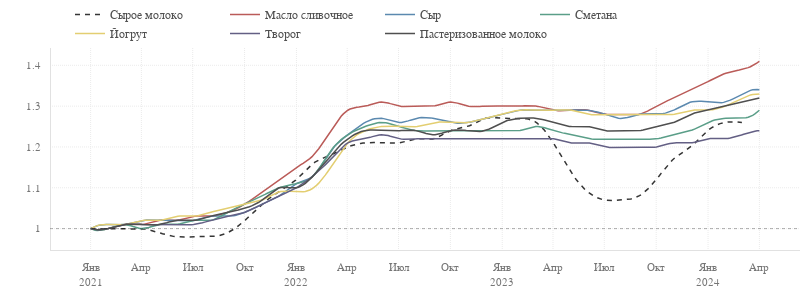

Notebook code cell kept with this figure:
### Code cell
fig = go.Figure(layout=dict(width=800, height=300))

# молоко сырое
fig.add_trace(
    go.Scatter(
        x=smoothed(normalized_by_first(milk_raw).round(2), datetime_index=True).index,
        y=smoothed(normalized_by_first(milk_raw).round(2),  datetime_index=True).values.ravel(),
        mode='lines', line_color=palette[-5], line_dash='5px', hoverinfo='skip',
        name='Сырое молоко'
    )
)
fig.add_trace(
    go.Scatter(
        x=normalized_by_first(milk_raw).round(2).index,
        y=normalized_by_first(milk_raw).round(2).values.ravel(),
        marker=dict(opacity=0, size=5),
        mode='markers', line_color=palette[-5], showlegend=False,
        name='Сырое молоко'
    )
)
# масло
fig.add_trace(
    go.Scatter(
        x=smoothed(normalized_by_first(butter).round(2), datetime_index=True).index,
        y=smoothed(normalized_by_first(butter).round(2),  datetime_index=True).values.ravel(),
        mode='lines', line_color=palette[1], hoverinfo='skip',
        name='Масло сливочное'
    )
)
fig.add_trace(
    go.Scatter(
        x=normalized_by_first(butter).round(2).index,
        y=normalized_by_first(butter).round(2).values.ravel(),
        marker=dict(opacity=0, size=5),
        mode='markers', line_color=palette[1], showlegend=False,
        name='Масло сливочное'
    )
)
# сыр
fig.add_trace(
    go.Scatter(
        x=smoothed(normalized_by_first(cheese).round(2), datetime_index=True).index,
        y=smoothed(normalized_by_first(cheese).round(2),  datetime_index=True).values.ravel(),
        mode='lines', line_color=palette[2], hoverinfo='skip',
        name='Сыр'
    )
)
fig.add_trace(
    go.Scatter(
        x=normalized_by_first(cheese).round(2).index,
        y=normalized_by_first(cheese).round(2).values.ravel(),
        marker=dict(opacity=0, size=5),
        mode='markers', line_color=palette[2], showlegend=False,
        name='Сыр'
    )
)
# Сметана
fig.add_trace(
    go.Scatter(
        x=smoothed(normalized_by_first(sour_cream).round(2), datetime_index=True).index,
        y=smoothed(normalized_by_first(sour_cream).round(2),  datetime_index=True).values.ravel(),
        mode='lines', line_color=palette[3], hoverinfo='skip',
        name='Сметана'
    )
)
fig.add_trace(
    go.Scatter(
        x=normalized_by_first(sour_cream).round(2).index,
        y=normalized_by_first(sour_cream).round(2).values.ravel(),
        marker=dict(opacity=0, size=5),
        mode='markers', line_color=palette[3], showlegend=False,
        name='Сметана'
    )
)
# Йогрут
fig.add_trace(
    go.Scatter(
        x=smoothed(normalized_by_first(jogurt).round(2), datetime_index=True).index,
        y=smoothed(normalized_by_first(jogurt).round(2),  datetime_index=True).values.ravel(),
        mode='lines', line_color=palette[4], hoverinfo='skip',
        name='Йогрут'
    )
)
fig.add_trace(
    go.Scatter(
        x=normalized_by_first(jogurt).round(2).index,
        y=normalized_by_first(jogurt).round(2).values.ravel(),
        marker=dict(opacity=0, size=5),
        mode='markers', line_color=palette[4], showlegend=False,
        name='Йогрут'
    )
)
# Творог
fig.add_trace(
    go.Scatter(
        x=smoothed(normalized_by_first(cottage_cheese).round(2), datetime_index=True).index,
        y=smoothed(normalized_by_first(cottage_cheese).round(2),  datetime_index=True).values.ravel(),
        mode='lines', line_color=palette[7], hoverinfo='skip',
        name='Творог'
    )
)
fig.add_trace(
    go.Scatter(
        x=normalized_by_first(cottage_cheese).round(2).index,
        y=normalized_by_first(cottage_cheese).round(2).values.ravel(),
        marker=dict(opacity=0, size=5),
        mode='markers', line_color=palette[7], showlegend=False,
        name='Творог'
    )
)
# Пастеризованное молоко
fig.add_trace(
    go.Scatter(
        x=smoothed(normalized_by_first(milk).round(2), datetime_index=True).index,
        y=smoothed(normalized_by_first(milk).round(2),  datetime_index=True).values.ravel(),
        mode='lines', line_color=palette[0], hoverinfo='skip',
        name='Пастеризованное молоко'
    )
)
fig.add_trace(
    go.Scatter(
        x=normalized_by_first(milk).round(2).index,
        y=normalized_by_first(milk).round(2).values.ravel(),
        marker=dict(opacity=0, size=5),
        mode='markers', line_color=palette[0], showlegend=False,
        name='Пастеризованное молоко'
    )
)
fig.update_xaxes(
    dtick='M3',
    tickformat="%b<br>%Y",
    labelalias=xtickaliases
)
fig.update_yaxes(
    dtick=0.1
)
fig.update_layout(
    legend=dict(entrywidth=90, entrywidthmode='pixels')
)

pl_hline(1)

fig.show(config=config)
pl_savefig(figure=fig, name='price-milk-products', path=path_save_img, config=config, fmt='html')

### Figure 1 — Plotly figure (JSON) as saved in the notebook; plotly's stock layout.template omitted (floating-point values rounded to 4 significant figures; data arrays with more than 128 entries replaced by an {"elided": "..."} marker saying what was removed)
{"data": [{"hoverinfo": "skip", "line": {"color": "#353535", "dash": "5px"}, "mode": "lines", "name": "Сырое молоко", "type": "scatter", "x": {"elided": "300 str values"}, "y": {"elided": "300 float values"}}, {"line": {"color": "#353535"}, "marker": {"opacity": 0, "size": 5}, "mode": "markers", "name": "Сырое молоко", "showlegend": false, "type": "scatter", "x": ["2021-01-01T00:00:00", "2021-02-01T00:00:00", "2021-03-01T00:00:00", "2021-04-01T00:00:00", "2021-05-01T00:00:00", "2021-06-01T00:00:00", "2021-07-01T00:00:00", "2021-08-01T00:00:00", "2021-09-01T00:00:00", "2021-10-01T00:00:00", "2021-11-01T00:00:00", "2021-12-01T00:00:00", "2022-01-01T00:00:00", "2022-02-01T00:00:00", "2022-03-01T00:00:00", "2022-04-01T00:00:00", "2022-05-01T00:00:00", "2022-06-01T00:00:00", "2022-07-01T00:00:00", "2022-08-01T00:00:00", "2022-09-01T00:00:00", "2022-10-01T00:00:00", "2022-11-01T00:00:00", "2022-12-01T00:00:00", "2023-01-01T00:00:00", "2023-02-01T00:00:00", "2023-03-01T00:00:00", "2023-04-01T00:00:00", "2023-05-01T00:00:00", "2023-06-01T00:00:00", "2023-07-01T00:00:00", "2023-08-01T00:00:00", "2023-09-01T00:00:00", "2023-10-01T00:00:00", "2023-11-01T00:00:00", "2023-12-01T00:00:00", "2024-01-01T00:00:00", "2024-02-01T00:00:00", "2024-03-01T00:00:00"], "y": [1, 1, 1, 1, 0.99, 0.98, 0.98, 0.98, 0.99, 1.02, 1.06, 1.09, 1.12, 1.16, 1.18, 1.2, 1.21, 1.21, 1.21, 1.22, 1.22, 1.24, 1.25, 1.27, 1.27, 1.27, 1.26, 1.21, 1.14, 1.09, 1.07, 1.07, 1.08, 1.12, 1.17, 1.2, 1.24, 1.26, 1.26]}, {"hoverinfo": "skip", "line": {"color": "#BA5B58"}, "mode": "lines", "name": "Масло сливочное", "type": "scatter", "x": {"elided": "300 str values"}, "y": {"elided": "300 float values"}}, {"line": {"color": "#BA5B58"}, "marker": {"opacity": 0, "size": 5}, "mode": "markers", "name": "Масло сливочное", "showlegend": false, "type": "scatter", "x": ["2021-01-01T00:00:00", "2021-02-01T00:00:00", "2021-03-01T00:00:00", "2021-04-01T00:00:00", "2021-05-01T00:00:00", "2021-06-01T00:00:00", "2021-07-01T00:00:00", "2021-08-01T00:00:00", "2021-09-01T00:00:00", "2021-10-01T00:00:00", "2021-11-01T00:00:00", "2021-12-01T00:00:00", "2022-01-01T00:00:00", "2022-02-01T00:00:00", "2022-03-01T00:00:00", "2022-04-01T00:00:00", "2022-05-01T00:00:00", "2022-06-01T00:00:00", "2022-07-01T00:00:00", "2022-08-01T00:00:00", "2022-09-01T00:00:00", "2022-10-01T00:00:00", "2022-11-01T00:00:00", "2022-12-01T00:00:00", "2023-01-01T00:00:00", "2023-02-01T00:00:00", "2023-03-01T00:00:00", "2023-04-01T00:00:00", "2023-05-01T00:00:00", "2023-06-01T00:00:00", "2023-07-01T00:00:00", "2023-08-01T00:00:00", "2023-09-01T00:00:00", "2023-10-01T00:00:00", "2023-11-01T00:00:00", "2023-12-01T00:00:00", "2024-01-01T00:00:00", "2024-02-01T00:00:00", "2024-03-01T00:00:00", "2024-04-01T00:00:00"], "y": [1, 1, 1.01, 1.01, 1.02, 1.02, 1.03, 1.03, 1.04, 1.06, 1.09, 1.12, 1.15, 1.18, 1.24, 1.29, 1.3, 1.31, 1.3, 1.3, 1.3, 1.31, 1.3, 1.3, 1.3, 1.3, 1.3, 1.29, 1.29, 1.29, 1.28, 1.28, 1.28, 1.3, 1.32, 1.34, 1.36, 1.38, 1.39, 1.41]}, {"hoverinfo": "skip", "line": {"color": "#5B89AF"}, "mode": "lines", "name": "Сыр", "type": "scatter", "x": {"elided": "300 str values"}, "y": {"elided": "300 float values"}}, {"line": {"color": "#5B89AF"}, "marker": {"opacity": 0, "size": 5}, "mode": "markers", "name": "Сыр", "showlegend": false, "type": "scatter", "x": ["2021-01-01T00:00:00", "2021-02-01T00:00:00", "2021-03-01T00:00:00", "2021-04-01T00:00:00", "2021-05-01T00:00:00", "2021-06-01T00:00:00", "2021-07-01T00:00:00", "2021-08-01T00:00:00", "2021-09-01T00:00:00", "2021-10-01T00:00:00", "2021-11-01T00:00:00", "2021-12-01T00:00:00", "2022-01-01T00:00:00", "2022-02-01T00:00:00", "2022-03-01T00:00:00", "2022-04-01T00:00:00", "2022-05-01T00:00:00", "2022-06-01T00:00:00", "2022-07-01T00:00:00", "2022-08-01T00:00:00", "2022-09-01T00:00:00", "2022-10-01T00:00:00", "2022-11-01T00:00:00", "2022-12-01T00:00:00", "2023-01-01T00:00:00", "2023-02-01T00:00:00", "2023-03-01T00:00:00", "2023-04-01T00:00:00", "2023-05-01T00:00:00", "2023-06-01T00:00:00", "2023-07-01T00:00:00", "2023-08-01T00:00:00", "2023-09-01T00:00:00", "2023-10-01T00:00:00", "2023-11-01T00:00:00", "2023-12-01T00:00:00", "2024-01-01T00:00:00", "2024-02-01T00:00:00", "2024-03-01T00:00:00", "2024-04-01T00:00:00"], "y": [1, 1.01, 1.01, 1.02, 1.02, 1.02, 1.02, 1.03, 1.03, 1.04, 1.06, 1.08, 1.11, 1.13, 1.19, 1.23, 1.26, 1.27, 1.26, 1.27, 1.27, 1.26, 1.26, 1.27, 1.28, 1.29, 1.29, 1.29, 1.29, 1.29, 1.28, 1.27, 1.28, 1.28, 1.29, 1.31, 1.31, 1.31, 1.33, 1.34]}, {"hoverinfo": "skip", "line": {"color": "#5A9E88"}, "mode": "lines", "name": "Сметана", "type": "scatter", "x": {"elided": "300 str values"}, "y": {"elided": "300 float values"}}, {"line": {"color": "#5A9E88"}, "marker": {"opacity": 0, "size": 5}, "mode": "markers", "name": "Сметана", "showlegend": false, "type": "scatter", "x": ["2021-01-01T00:00:00", "2021-02-01T00:00:00", "2021-03-01T00:00:00", "2021-04-01T00:00:00", "2021-05-01T00:00:00", "2021-06-01T00:00:00", "2021-07-01T00:00:00", "2021-08-01T00:00:00", "2021-09-01T00:00:00", "2021-10-01T00:00:00", "2021-11-01T00:00:00", "2021-12-01T00:00:00", "2022-01-01T00:00:00", "2022-02-01T00:00:00", "2022-03-01T00:00:00", "2022-04-01T00:00:00", "2022-05-01T00:00:00", "2022-06-01T00:00:00", "2022-07-01T00:00:00", "2022-08-01T00:00:00", "2022-09-01T00:00:00", "2022-10-01T00:00:00", "2022-11-01T00:00:00", "2022-12-01T00:00:00", "2023-01-01T00:00:00", "2023-02-01T00:00:00", "2023-03-01T00:00:00", "2023-04-01T00:00:00", "2023-05-01T00:00:00", "2023-06-01T00:00:00", "2023-07-01T00:00:00", "2023-08-01T00:00:00", "2023-09-01T00:00:00", "2023-10-01T00:00:00", "2023-11-01T00:00:00", "2023-12-01T00:00:00", "2024-01-01T00:00:00", "2024-02-01T00:00:00", "2024-03-01T00:00:00", "2024-04-01T00:00:00"], "y": [1, 1, 1.01, 1, 1.01, 1.01, 1.02, 1.02, 1.04, 1.06, 1.08, 1.1, 1.11, 1.13, 1.19, 1.23, 1.25, 1.26, 1.25, 1.24, 1.24, 1.24, 1.24, 1.24, 1.24, 1.24, 1.25, 1.24, 1.23, 1.22, 1.22, 1.22, 1.22, 1.22, 1.23, 1.24, 1.26, 1.27, 1.27, 1.29]}, {"hoverinfo": "skip", "line": {"color": "#E3CE71"}, "mode": "lines", "name": "Йогрут", "type": "scatter", "x": {"elided": "300 str values"}, "y": {"elided": "300 float values"}}, {"line": {"color": "#E3CE71"}, "marker": {"opacity": 0, "size": 5}, "mode": "markers", "name": "Йогрут", "showlegend": false, "type": "scatter", "x": ["2021-01-01T00:00:00", "2021-02-01T00:00:00", "2021-03-01T00:00:00", "2021-04-01T00:00:00", "2021-05-01T00:00:00", "2021-06-01T00:00:00", "2021-07-01T00:00:00", "2021-08-01T00:00:00", "2021-09-01T00:00:00", "2021-10-01T00:00:00", "2021-11-01T00:00:00", "2021-12-01T00:00:00", "2022-01-01T00:00:00", "2022-02-01T00:00:00", "2022-03-01T00:00:00", "2022-04-01T00:00:00", "2022-05-01T00:00:00", "2022-06-01T00:00:00", "2022-07-01T00:00:00", "2022-08-01T00:00:00", "2022-09-01T00:00:00", "2022-10-01T00:00:00", "2022-11-01T00:00:00", "2022-12-01T00:00:00", "2023-01-01T00:00:00", "2023-02-01T00:00:00", "2023-03-01T00:00:00", "2023-04-01T00:00:00", "2023-05-01T00:00:00", "2023-06-01T00:00:00", "2023-07-01T00:00:00", "2023-08-01T00:00:00", "2023-09-01T00:00:00", "2023-10-01T00:00:00", "2023-11-01T00:00:00", "2023-12-01T00:00:00", "2024-01-01T00:00:00", "2024-02-01T00:00:00", "2024-03-01T00:00:00", "2024-04-01T00:00:00"], "y": [1, 1.01, 1.01, 1.02, 1.02, 1.03, 1.03, 1.04, 1.05, 1.06, 1.07, 1.09, 1.09, 1.1, 1.15, 1.21, 1.24, 1.25, 1.25, 1.25, 1.26, 1.26, 1.26, 1.27, 1.28, 1.29, 1.29, 1.29, 1.29, 1.28, 1.28, 1.28, 1.28, 1.28, 1.28, 1.29, 1.29, 1.3, 1.32, 1.33]}, {"hoverinfo": "skip", "line": {"color": "#635F84"}, "mode": "lines", "name": "Творог", "type": "scatter", "x": {"elided": "300 str values"}, "y": {"elided": "300 float values"}}, {"line": {"color": "#635F84"}, "marker": {"opacity": 0, "size": 5}, "mode": "markers", "name": "Творог", "showlegend": false, "type": "scatter", "x": ["2021-01-01T00:00:00", "2021-02-01T00:00:00", "2021-03-01T00:00:00", "2021-04-01T00:00:00", "2021-05-01T00:00:00", "2021-06-01T00:00:00", "2021-07-01T00:00:00", "2021-08-01T00:00:00", "2021-09-01T00:00:00", "2021-10-01T00:00:00", "2021-11-01T00:00:00", "2021-12-01T00:00:00", "2022-01-01T00:00:00", "2022-02-01T00:00:00", "2022-03-01T00:00:00", "2022-04-01T00:00:00", "2022-05-01T00:00:00", "2022-06-01T00:00:00", "2022-07-01T00:00:00", "2022-08-01T00:00:00", "2022-09-01T00:00:00", "2022-10-01T00:00:00", "2022-11-01T00:00:00", "2022-12-01T00:00:00", "2023-01-01T00:00:00", "2023-02-01T00:00:00", "2023-03-01T00:00:00", "2023-04-01T00:00:00", "2023-05-01T00:00:00", "2023-06-01T00:00:00", "2023-07-01T00:00:00", "2023-08-01T00:00:00", "2023-09-01T00:00:00", "2023-10-01T00:00:00", "2023-11-01T00:00:00", "2023-12-01T00:00:00", "2024-01-01T00:00:00", "2024-02-01T00:00:00", "2024-03-01T00:00:00", "2024-04-01T00:00:00"], "y": [1, 1, 1.01, 1.01, 1.01, 1.01, 1.01, 1.02, 1.03, 1.04, 1.06, 1.08, 1.1, 1.13, 1.17, 1.21, 1.22, 1.23, 1.22, 1.22, 1.22, 1.22, 1.22, 1.22, 1.22, 1.22, 1.22, 1.22, 1.21, 1.21, 1.2, 1.2, 1.2, 1.2, 1.21, 1.21, 1.22, 1.22, 1.23, 1.24]}, {"hoverinfo": "skip", "line": {"color": "#4F4F4F"}, "mode": "lines", "name": "Пастеризованное молоко", "type": "scatter", "x": {"elided": "300 str values"}, "y": {"elided": "300 float values"}}, {"line": {"color": "#4F4F4F"}, "marker": {"opacity": 0, "size": 5}, "mode": "markers", "name": "Пастеризованное молоко", "showlegend": false, "type": "scatter", "x": ["2021-01-01T00:00:00", "2021-02-01T00:00:00", "2021-03-01T00:00:00", "2021-04-01T00:00:00", "2021-05-01T00:00:00", "2021-06-01T00:00:00", "2021-07-01T00:00:00", "2021-08-01T00:00:00", "2021-09-01T00:00:00", "2021-10-01T00:00:00", "2021-11-01T00:00:00", "2021-12-01T00:00:00", "2022-01-01T00:00:00", "2022-02-01T00:00:00", "2022-03-01T00:00:00", "2022-04-01T00:00:00", "2022-05-01T00:00:00", "2022-06-01T00:00:00", "2022-07-01T00:00:00", "2022-08-01T00:00:00", "2022-09-01T00:00:00", "2022-10-01T00:00:00", "2022-11-01T00:00:00", "2022-12-01T00:00:00", "2023-01-01T00:00:00", "2023-02-01T00:00:00", "2023-03-01T00:00:00", "2023-04-01T00:00:00", "2023-05-01T00:00:00", "2023-06-01T00:00:00", "2023-07-01T00:00:00", "2023-08-01T00:00:00", "2023-09-01T00:00:00", "2023-10-01T00:00:00", "2023-11-01T00:00:00", "2023-12-01T00:00:00", "2024-01-01T00:00:00", "2024-02-01T00:00:00", "2024-03-01T00:00:00", "2024-04-01T00:00:00"], "y": [1, 1, 1.01, 1.01, 1.01, 1.02, 1.02, 1.03, 1.04, 1.05, 1.07, 1.1, 1.1, 1.13, 1.18, 1.22, 1.24, 1.24, 1.24, 1.24, 1.23, 1.24, 1.24, 1.24, 1.26, 1.27, 1.27, 1.26, 1.25, 1.25, 1.24, 1.24, 1.24, 1.25, 1.26, 1.28, 1.29, 1.3, 1.31, 1.32]}], "layout": {"height": 300, "legend": {"entrywidth": 90, "entrywidthmode": "pixels"}, "shapes": [{"line": {"color": "black", "dash": "3px", "width": 1}, "opacity": 0.3, "type": "line", "x0": 0, "x1": 1, "xref": "x domain", "y0": 1, "y1": 1, "yref": "y"}], "width": 800, "xaxis": {"autorange": true, "dtick": "M3", "labelalias": {"Apr<br>2021": "Апр", "Apr<br>2022": "Апр", "Apr<br>2023": "Апр", "Apr<br>2024": "Апр", "Aug<br>2021": "Авг", "Aug<br>2022": "Авг", "Aug<br>2023": "Авг", "Aug<br>2024": "Авг", "Dec<br>2021": "Дек", "Dec<br>2022": "Дек", "Dec<br>2023": "Дек", "Dec<br>2024": "Дек", "Feb<br>2021": "Фев", "Feb<br>2022": "Фев", "Feb<br>2023": "Фев", "Feb<br>2024": "Фев", "Jan<br>2021": "Янв<br>2021", "Jan<br>2022": "Янв<br>2022", "Jan<br>2023": "Янв<br>2023", "Jan<br>2024": "Янв<br>2024", "Jul<br>2021": "Июл", "Jul<br>2022": "Июл", "Jul<br>2023": "Июл", "Jul<br>2024": "Июл", "Jun<br>2021": "Июн", "Jun<br>2022": "Июн", "Jun<br>2023": "Июн", "Jun<br>2024": "Июн", "Mar<br>2021": "Мар", "Mar<br>2022": "Мар", "Mar<br>2023": "Мар", "Mar<br>2024": "Мар", "May<br>2021": "Май", "May<br>2022": "Май", "May<br>2023": "Май", "May<br>2024": "Май", "Nov<br>2021": "Ноя", "Nov<br>2022": "Ноя", "Nov<br>2023": "Ноя", "Nov<br>2024": "Ноя", "Oct<br>2021": "Окт", "Oct<br>2022": "Окт", "Oct<br>2023": "Окт", "Oct<br>2024": "Окт", "Sep<br>2021": "Сен", "Sep<br>2022": "Сен", "Sep<br>2023": "Сен", "Sep<br>2024": "Сен"}, "range": ["2020-10-20 22:52:42.6168", "2024-06-12 01:07:17.3832"], "tickformat": "%b<br>%Y", "type": "date"}, "yaxis": {"autorange": true, "dtick": 0.1, "range": [0.9476, 1.442], "type": "linear"}}}
